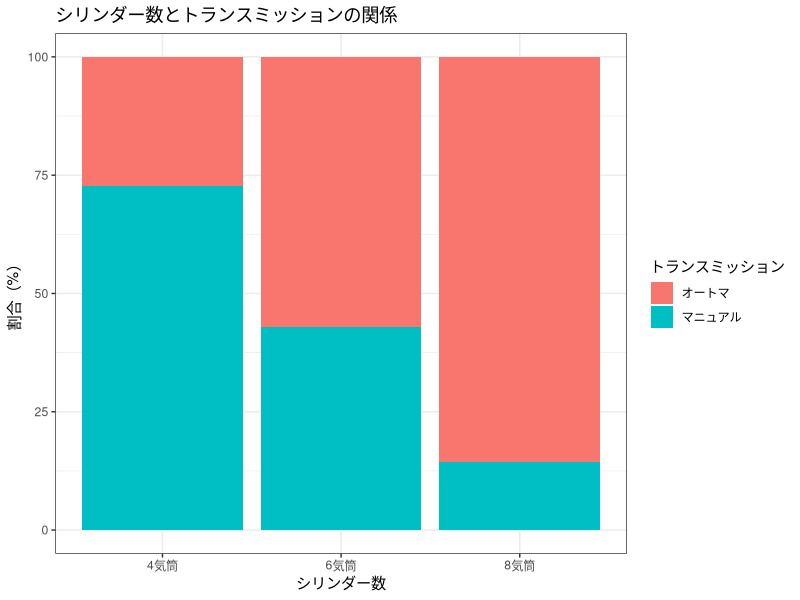

Reproduce this figure in R.
# ============================================================
# 行動計量学（行動科学分析法入門）
# 第9回　カテゴリデータの分析（カイ二乗検定）　演習1〜3　模範解答
#
# 使い方：全選択（Ctrl + A）→ Ctrl + Enter（Macは Cmd + A → Cmd + Enter）
# ============================================================

library(tidyverse)


# ------------------------------------------------------------
# 演習1：クロス集計表の作成
# ------------------------------------------------------------

table(mtcars$cyl, mtcars$am)

#      0  1
#   4  3  8
#   6  4  3
#   8 12  2
#
# 行がシリンダー数（4・6・8気筒），列がトランスミッション
# （0 = オートマ，1 = マニュアル）です。合計32台。


# ------------------------------------------------------------
# 演習2：カイ二乗検定
# ------------------------------------------------------------

# 仮説（日本語で）
#   帰無仮説 H0：シリンダー数とトランスミッションの種類は独立である
#               （気筒数によってマニュアル車の割合は変わらない）
#   対立仮説 H1：両者には関連がある

tab <- table(mtcars$cyl, mtcars$am)

chisq.test(tab)
#   X-squared = 8.7407, df = 2, p-value = 0.01265
#   ただし「カイ自乗近似は不正確かもしれません」という警告が出ます

# 期待度数を確認する（警告の理由を自分の目で確かめる）
chisq.test(tab)$expected
#          0     1
#   4  6.531 4.469
#   6  4.156 2.844
#   8  8.312 5.688
#
# 5未満のセルは 4.469・4.156・2.844 の3つ。
# 6セル中3セル＝50%で，4節の目安「20%を超えないこと」を満たしていません。

# → フィッシャーの正確確率検定に切り替える
fisher.test(tab)
#   p-value = 0.009105

# 結論の書き方
#   シリンダー数とトランスミッションの関連を検討した。
#   期待度数が5未満のセルが50%を占めたため，フィッシャーの正確確率検定を用いた。
#   その結果，両者には有意な関連が認められた（p = .009）。
#   4気筒ではマニュアルが8/11，8気筒ではオートマが12/14を占めており，
#   気筒数が多い車ほどオートマの割合が高かった。
#
# カイ二乗検定では p = .013，フィッシャーでは p = .009 で，
# どちらでも「有意」という結論は変わりません。
# 結論が変わらないことを確かめたうえで，前提を満たしている
# フィッシャーの結果のほうを報告します。
#
# 警告が出たまま chisq.test() の結果を報告してはいけません。


# ------------------------------------------------------------
# 演習3：可視化（積み上げ棒グラフ）
# ------------------------------------------------------------

mtcars |>
  mutate(
    am  = factor(am,  labels = c("オートマ", "マニュアル")),
    cyl = factor(cyl, labels = c("4気筒", "6気筒", "8気筒"))
  ) |>
  group_by(cyl, am) |>
  summarise(n = n(), .groups = "drop") |>
  group_by(cyl) |>
  mutate(pct = n / sum(n) * 100) |>
  ggplot(aes(x = cyl, y = pct, fill = am)) +
  geom_col() +
  labs(title = "シリンダー数とトランスミッションの関係",
       x = "シリンダー数", y = "割合（%）", fill = "トランスミッション") +
  theme_bw()

# 各気筒数のなかでの割合（合計100%）にしてあるので，
# 気筒ごとの台数が違っても構成比を比べられます。
# 検定の結論（気筒数が多いほどオートマが多い）が，図でもそのまま見えます。
#
# 台数そのものを見せたいときは pct ではなく n を y に使います。
# そのときは「4気筒は11台，8気筒は14台」という台数の違いも一緒に見えます。
